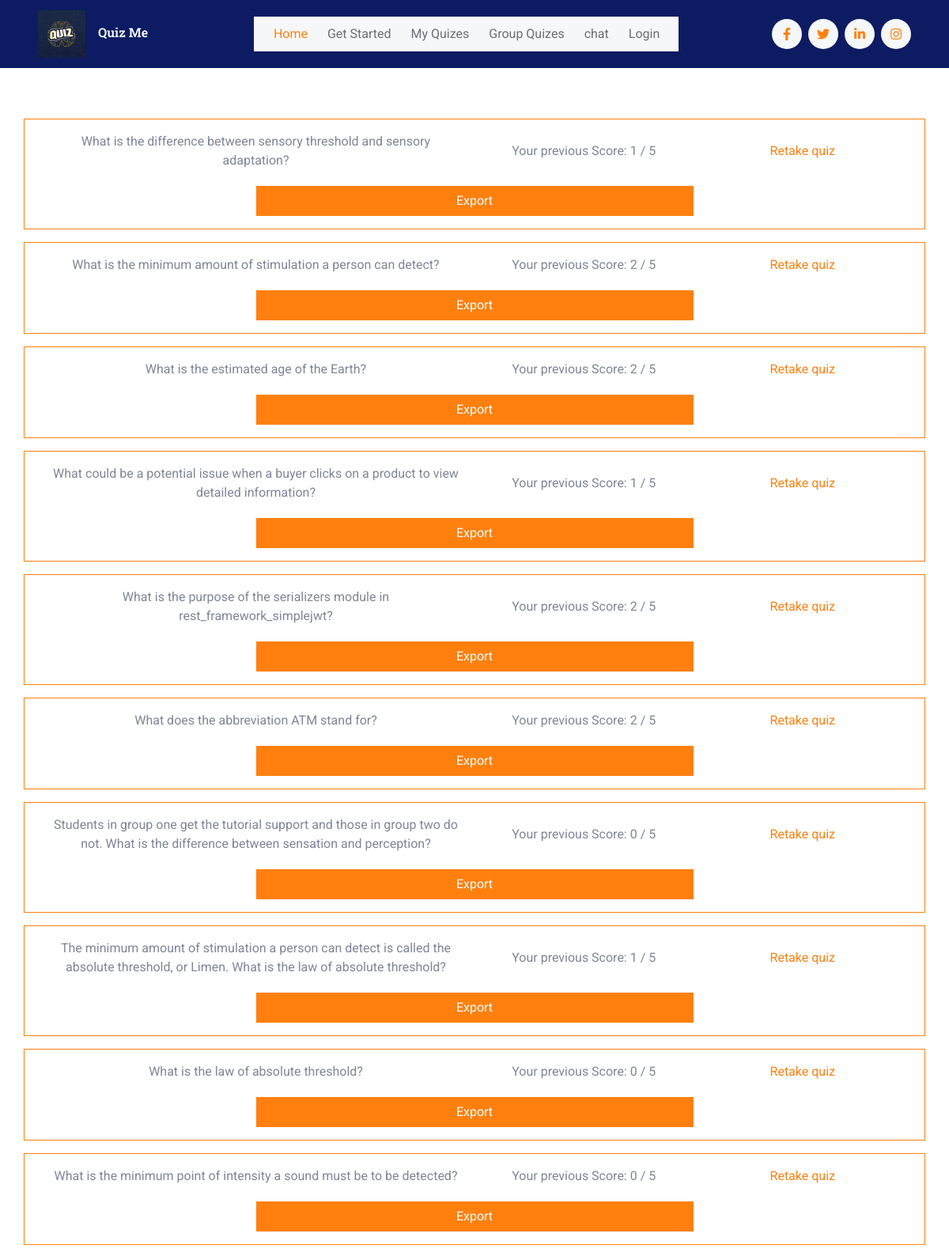
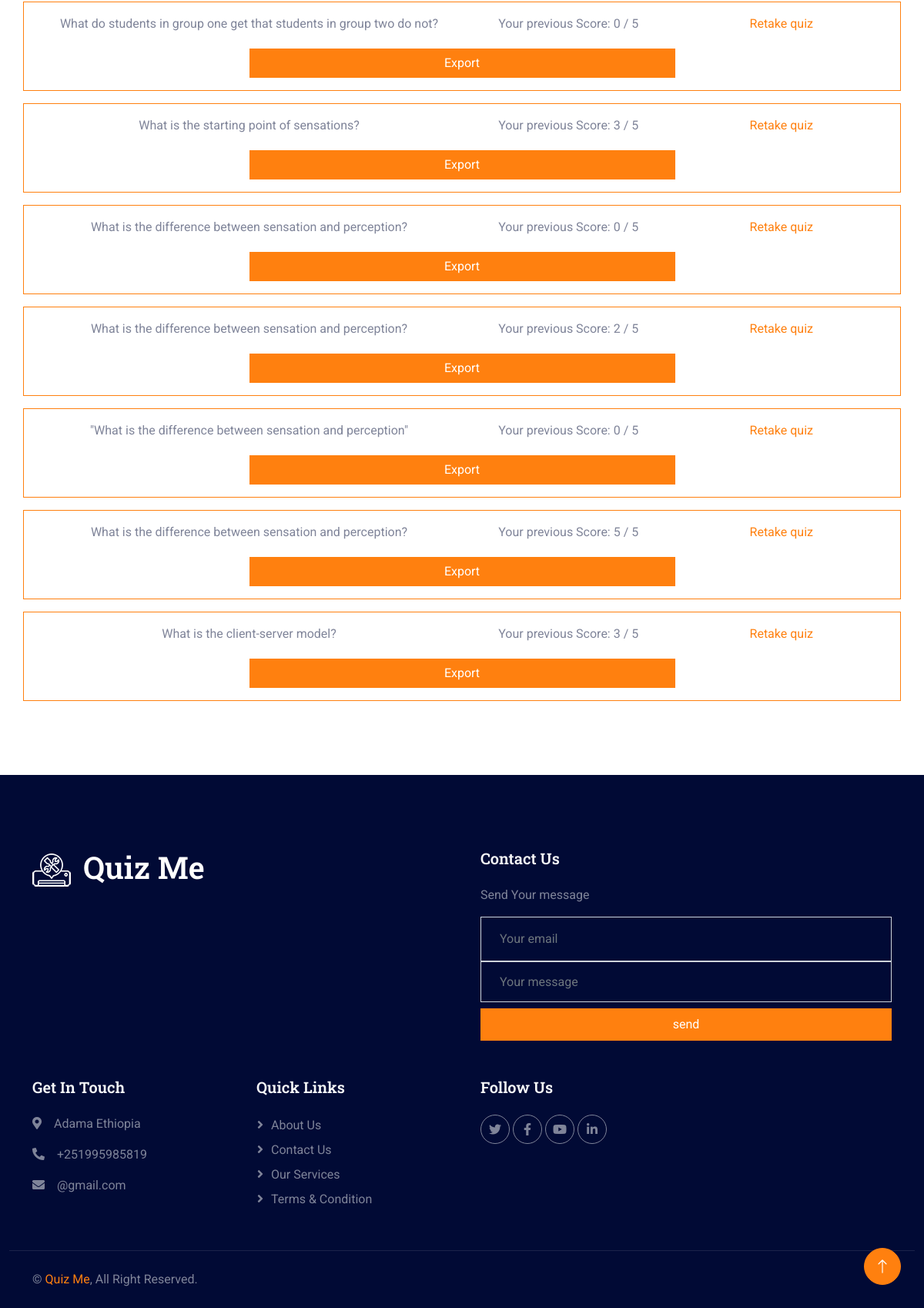
The app's page /my_quizes (signed in) with its own data (2 pictures, top to bottom).
### quiz_app/models.py (models this page shows, shortened)
class Quiz(models.Model):
    title = models.CharField(max_length=100, null=True, blank=True)
    size = models.IntegerField()
    generated_by = models.ForeignKey(CustomUser, on_delete=models.CASCADE)
    questions = models.TextField()
    user_score = models.IntegerField(default=0)

### quiz_app/views.py (the view)
# urls.py: path('my_quizes', views.myquizes, name='my_quizes'),
@login_required(login_url='login')
def myquizes(request):
    user = request.user
    quizs = Quiz.objects.all().filter(generated_by= user)
    return render(request, 'my_quizes.html', {"quizes":quizs})

### templates/my_quizes.html (shortened to what this page needs)
{% extends 'index2.html' %}
{% block content %}
{% load static %}
    <body>
        <div class="container-xxl py-5 custom-container">
            <div class="container text-center">
                {% if quizes %}
                    {% for quiz in quizes %}
                        <div class="row border border-primary rounded p-3 mt-3 d-flex justify-content-center align-items-center">
                            <div class="col-md-6">
                                {{ quiz.title }}
                            </div>
                            <div class="col-md-3">
                                Your previous Score: {{ quiz.user_score }} / {{quiz.size}}
                            </div>
                            <div class="col-md-3">
                                <a href="{%url 'quiz' quiz.id %}">Retake quiz</a>
                            </div>
                            <Button class="btn btn-primary" style="margin-top:20px; width:50%">
                                Export
                            </Button>
                        </div>
                    {% endfor %}
                {% else %}
                    <h1>You haven't taken any quizzes yet.</h1>
                {% endif %}
            </div>
        </div>
    </body>
{% endblock content %}

### static/css/style.css (style rules this page uses)
:root { --primary: #FF800F; --secondary: #001064; --light: #F6F7F8; --dark: #010A35; }
.btn { transition: .5s; }
.btn.btn-primary, .btn.btn-outline-primary:hover, .btn.btn-secondary, .btn.btn-outline-secondary:hover { color: #FFFFFF; }

### templates/my_quizes.html (style rules this page uses)
.custom-container { min-height: 80vh; display: flex; flex-direction: column; justify-content: center; align-items: center; }

### records on screen
Quiz: title "What is the difference between sensory threshold and sensory adaptation?", user_score "1", size "5"
Quiz: title "What is the minimum amount of stimulation a person can detect?", user_score "2", size "5"
Quiz: title "What is the estimated age of the Earth?", user_score "2", size "5"
Quiz: title "What could be a potential issue when a buyer clicks on a product to view detailed information?", user_score "1", size "5"
Quiz: title "What is the purpose of the serializers module in rest_framework_simplejwt?", user_score "2", size "5"
Quiz: title "What does the abbreviation ATM stand for?", user_score "2", size "5"
Quiz: title "Students in group one get the tutorial support and those in group two do not. What is the difference between sensation and perception?", user_score "0", size "5"
Quiz: title "The minimum amount of stimulation a person can detect is called the absolute threshold, or Limen. What is the law of absolute threshold?", user_score "1", size "5"
Quiz: title "What is the law of absolute threshold?", user_score "0", size "5"
Quiz: title "What is the minimum point of intensity a sound must be to be detected?", user_score "0", size "5"
Quiz: title "What do students in group one get that students in group two do not?", user_score "0", size "5"
Quiz: title "What is the starting point of sensations?", user_score "3", size "5"
Quiz: title "What is the difference between sensation and perception?", user_score "0", size "5"
Quiz: title "What is the difference between sensation and perception?", user_score "2", size "5"
Quiz: title "\"What is the difference between sensation and perception\"", user_score "0", size "5"
Quiz: title "What is the difference between sensation and perception?", user_score "5", size "5"
Quiz: title "What is the client-server model?", user_score "3", size "5"
